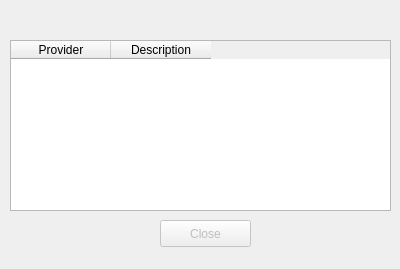
<?xml version="1.0" encoding="UTF-8"?>
<ui version="4.0">
 <class>providers_loader</class>
 <widget class="QDialog" name="providers_loader">
  <property name="geometry">
   <rect>
    <x>0</x>
    <y>0</y>
    <width>400</width>
    <height>269</height>
   </rect>
  </property>
  <property name="windowTitle">
   <string>Loading Providers</string>
  </property>
  <widget class="QTableWidget" name="table">
   <property name="geometry">
    <rect>
     <x>10</x>
     <y>40</y>
     <width>381</width>
     <height>171</height>
    </rect>
   </property>
   <column>
    <property name="text">
     <string>Provider</string>
    </property>
   </column>
   <column>
    <property name="text">
     <string>Description</string>
    </property>
   </column>
  </widget>
  <widget class="QPushButton" name="pushButton">
   <property name="enabled">
    <bool>false</bool>
   </property>
   <property name="geometry">
    <rect>
     <x>160</x>
     <y>220</y>
     <width>91</width>
     <height>27</height>
    </rect>
   </property>
   <property name="text">
    <string>Close</string>
   </property>
  </widget>
  <widget class="QLabel" name="label">
   <property name="geometry">
    <rect>
     <x>10</x>
     <y>10</y>
     <width>381</width>
     <height>17</height>
    </rect>
   </property>
   <property name="text">
    <string/>
   </property>
  </widget>
 </widget>
 <resources/>
 <connections>
  <connection>
   <sender>pushButton</sender>
   <signal>clicked()</signal>
   <receiver>providers_loader</receiver>
   <slot>accept()</slot>
   <hints>
    <hint type="sourcelabel">
     <x>185</x>
     <y>273</y>
    </hint>
    <hint type="destinationlabel">
     <x>287</x>
     <y>267</y>
    </hint>
   </hints>
  </connection>
 </connections>
</ui>
